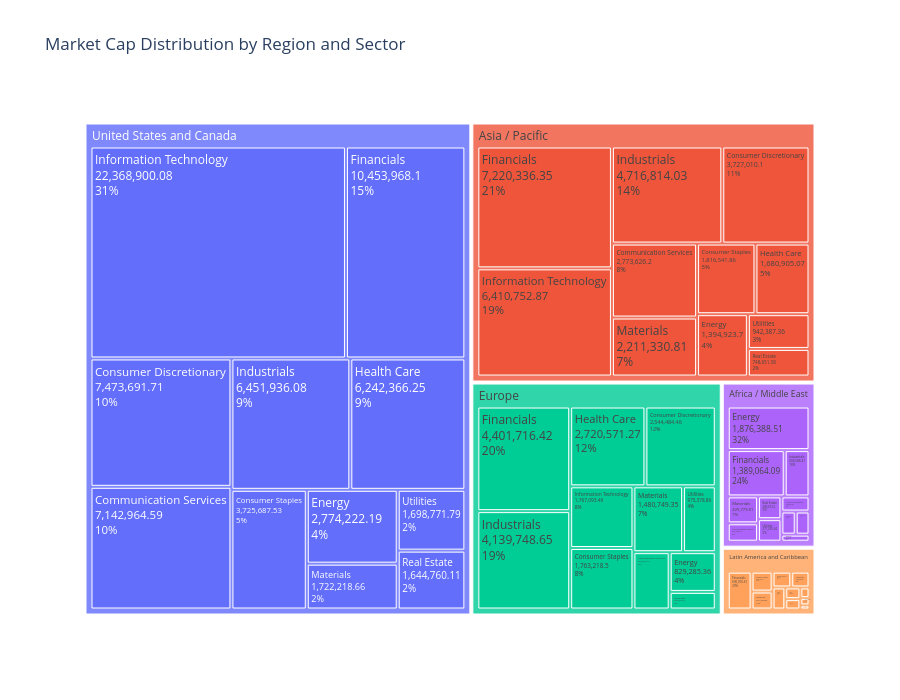

Source (notebook cell):
### Code cell
# Treemap: Market cap distribution by region and sector
if HAVE_PLOTLY and 'region' in all_stocks.columns and 'sector' in all_stocks.columns and 'market_cap' in all_stocks.columns:
    treemap_data = all_stocks[['region', 'sector', 'market_cap']].dropna()
    treemap_agg = treemap_data.groupby(['region', 'sector'])['market_cap'].sum().reset_index()

    if len(treemap_agg) > 0:
        fig = px.treemap(
                treemap_agg,
                path=['region', 'sector'],
                values='market_cap',
                title='Market Cap Distribution by Region and Sector',
                height=700
                )
        fig.update_traces(textinfo='label+value+percent parent')
        fig.show()

### Figure 1 — Plotly figure (JSON) as saved in the notebook; plotly's stock layout.template omitted (floating-point values rounded to 4 significant figures)
{"data": [{"branchvalues": "total", "domain": {"x": [0.0, 1.0], "y": [0.0, 1.0]}, "hovertemplate": "labels=%{label}<br>market_cap=%{value}<br>parent=%{parent}<br>id=%{id}<extra></extra>", "ids": ["Africa / Middle East/Communication Services", "Africa / Middle East/Consumer Discretionary", "Africa / Middle East/Consumer Staples", "Africa / Middle East/Energy", "Africa / Middle East/Financials", "Africa / Middle East/Health Care", "Africa / Middle East/Industrials", "Africa / Middle East/Information Technology", "Africa / Middle East/Materials", "Africa / Middle East/Real Estate", "Africa / Middle East/Utilities", "Asia / Pacific/Communication Services", "Asia / Pacific/Consumer Discretionary", "Asia / Pacific/Consumer Staples", "Asia / Pacific/Energy", "Asia / Pacific/Financials", "Asia / Pacific/Health Care", "Asia / Pacific/Industrials", "Asia / Pacific/Information Technology", "Asia / Pacific/Materials", "Asia / Pacific/Real Estate", "Asia / Pacific/Utilities", "Europe/Communication Services", "Europe/Consumer Discretionary", "Europe/Consumer Staples", "Europe/Energy", "Europe/Financials", "Europe/Health Care", "Europe/Industrials", "Europe/Information Technology", "Europe/Materials", "Europe/Real Estate", "Europe/Utilities", "Latin America and Caribbean/Communication Services", "Latin America and Caribbean/Consumer Discretionary", "Latin America and Caribbean/Consumer Staples", "Latin America and Caribbean/Energy", "Latin America and Caribbean/Financials", "Latin America and Caribbean/Health Care", "Latin America and Caribbean/Industrials", "Latin America and Caribbean/Information Technology", "Latin America and Caribbean/Materials", "Latin America and Caribbean/Real Estate", "Latin America and Caribbean/Utilities", "United States and Canada/Communication Services", "United States and Canada/Consumer Discretionary", "United States and Canada/Consumer Staples", "United States and Canada/Energy", "United States and Canada/Financials", "United States and Canada/Health Care", "United States and Canada/Industrials", "United States and Canada/Information Technology", "United States and Canada/Materials", "United States and Canada/Real Estate", "United States and Canada/Utilities", "Africa / Middle East", "Asia / Pacific", "Europe", "Latin America and Caribbean", "United States and Canada"], "labels": ["Communication Services", "Consumer Discretionary", "Consumer Staples", "Energy", "Financials", "Health Care", "Industrials", "Information Technology", "Materials", "Real Estate", "Utilities", "Communication Services", "Consumer Discretionary", "Consumer Staples", "Energy", "Financials", "Health Care", "Industrials", "Information Technology", "Materials", "Real Estate", "Utilities", "Communication Services", "Consumer Discretionary", "Consumer Staples", "Energy", "Financials", "Health Care", "Industrials", "Information Technology", "Materials", "Real Estate", "Utilities", "Communication Services", "Consumer Discretionary", "Consumer Staples", "Energy", "Financials", "Health Care", "Industrials", "Information Technology", "Materials", "Real Estate", "Utilities", "Communication Services", "Consumer Discretionary", "Consumer Staples", "Energy", "Financials", "Health Care", "Industrials", "Information Technology", "Materials", "Real Estate", "Utilities", "Africa / Middle East", "Asia / Pacific", "Europe", "Latin America and Caribbean", "United States and Canada"], "name": "", "parents": ["Africa / Middle East", "Africa / Middle East", "Africa / Middle East", "Africa / Middle East", "Africa / Middle East", "Africa / Middle East", "Africa / Middle East", "Africa / Middle East", "Africa / Middle East", "Africa / Middle East", "Africa / Middle East", "Asia / Pacific", "Asia / Pacific", "Asia / Pacific", "Asia / Pacific", "Asia / Pacific", "Asia / Pacific", "Asia / Pacific", "Asia / Pacific", "Asia / Pacific", "Asia / Pacific", "Asia / Pacific", "Europe", "Europe", "Europe", "Europe", "Europe", "Europe", "Europe", "Europe", "Europe", "Europe", "Europe", "Latin America and Caribbean", "Latin America and Caribbean", "Latin America and Caribbean", "Latin America and Caribbean", "Latin America and Caribbean", "Latin America and Caribbean", "Latin America and Caribbean", "Latin America and Caribbean", "Latin America and Caribbean", "Latin America and Caribbean", "Latin America and Caribbean", "United States and Canada", "United States and Canada", "United States and Canada", "United States and Canada", "United States and Canada", "United States and Canada", "United States and Canada", "United States and Canada", "United States and Canada", "United States and Canada", "United States and Canada", "", "", "", "", ""], "values": [292800.0, 223600.0, 174300.0, 1876000.0, 1389000.0, 104100.0, 604600.0, 168000.0, 429800.0, 280000.0, 277300.0, 2774000.0, 3727000.0, 1817000.0, 1395000.0, 7220000.0, 1681000.0, 4717000.0, 6411000.0, 2211000.0, 748700.0, 942400.0, 941800.0, 2544000.0, 1763000.0, 829300.0, 4402000.0, 2721000.0, 4140000.0, 1767000.0, 1481000.0, 367800.0, 975600.0, 121100.0, 227600.0, 322800.0, 135700.0, 696000.0, 29200.0, 222400.0, 51360.0, 291500.0, 75230.0, 216900.0, 7143000.0, 7474000.0, 3726000.0, 2774000.0, 10450000.0, 6242000.0, 6452000.0, 22370000.0, 1722000.0, 1645000.0, 1699000.0, 5820000.0, 33640000.0, 21930000.0, 2390000.0, 71700000.0], "type": "treemap", "textinfo": "label+value+percent parent"}], "layout": {"legend": {"tracegroupgap": 0}, "title": {"text": "Market Cap Distribution by Region and Sector"}, "height": 700}}
